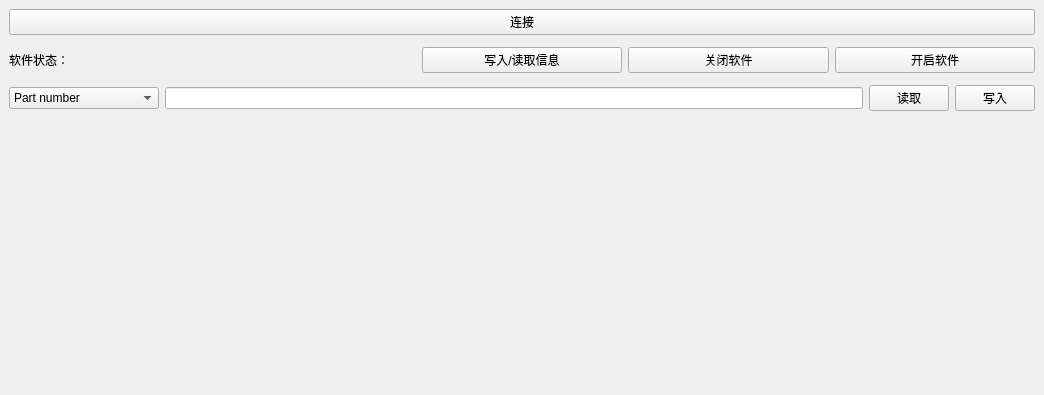
<?xml version="1.0" encoding="UTF-8"?>
<ui version="4.0">
 <class>JNDIConnectorWidget</class>
 <widget class="qMRMLWidget" name="JNDIConnectorWidget">
  <property name="geometry">
   <rect>
    <x>0</x>
    <y>0</y>
    <width>1044</width>
    <height>395</height>
   </rect>
  </property>
  <property name="styleSheet">
   <string notr="true"/>
  </property>
  <layout class="QVBoxLayout" name="verticalLayout_2">
   <property name="leftMargin">
    <number>0</number>
   </property>
   <property name="topMargin">
    <number>0</number>
   </property>
   <property name="rightMargin">
    <number>0</number>
   </property>
   <property name="bottomMargin">
    <number>0</number>
   </property>
   <item>
    <widget class="QWidget" name="widget_2" native="true">
     <layout class="QVBoxLayout" name="verticalLayout" stretch="0,1">
      <property name="spacing">
       <number>12</number>
      </property>
      <property name="leftMargin">
       <number>0</number>
      </property>
      <property name="topMargin">
       <number>0</number>
      </property>
      <property name="rightMargin">
       <number>0</number>
      </property>
      <property name="bottomMargin">
       <number>0</number>
      </property>
      <item>
       <widget class="QWidget" name="widget_6" native="true">
        <layout class="QVBoxLayout" name="verticalLayout_6">
         <item>
          <widget class="QWidget" name="widget_3" native="true">
           <layout class="QVBoxLayout" name="verticalLayout_5" stretch="0,0,0,0">
            <property name="spacing">
             <number>12</number>
            </property>
            <property name="leftMargin">
             <number>0</number>
            </property>
            <property name="topMargin">
             <number>0</number>
            </property>
            <property name="rightMargin">
             <number>0</number>
            </property>
            <property name="bottomMargin">
             <number>0</number>
            </property>
            <item>
             <widget class="QPushButton" name="btn_connect">
              <property name="text">
               <string>连接</string>
              </property>
             </widget>
            </item>
            <item>
             <widget class="QWidget" name="widget_7" native="true">
              <layout class="QGridLayout" name="gridLayout_4">
               <property name="leftMargin">
                <number>0</number>
               </property>
               <property name="topMargin">
                <number>0</number>
               </property>
               <property name="rightMargin">
                <number>0</number>
               </property>
               <property name="bottomMargin">
                <number>0</number>
               </property>
               <item row="0" column="0">
                <widget class="QLabel" name="label_3">
                 <property name="text">
                  <string>软件状态：</string>
                 </property>
                 <property name="alignment">
                  <set>Qt::AlignLeading|Qt::AlignLeft|Qt::AlignVCenter</set>
                 </property>
                </widget>
               </item>
               <item row="0" column="4">
                <widget class="QPushButton" name="btn_software_status">
                 <property name="text">
                  <string>开启软件</string>
                 </property>
                </widget>
               </item>
               <item row="0" column="2">
                <widget class="QPushButton" name="btn_write_switch">
                 <property name="text">
                  <string>写入/读取信息</string>
                 </property>
                </widget>
               </item>
               <item row="0" column="1">
                <widget class="QLabel" name="label_5">
                 <property name="text">
                  <string/>
                 </property>
                </widget>
               </item>
               <item row="0" column="3">
                <widget class="QPushButton" name="btn_close_software">
                 <property name="text">
                  <string>关闭软件</string>
                 </property>
                </widget>
               </item>
              </layout>
             </widget>
            </item>
            <item>
             <widget class="QWidget" name="widget_9" native="true">
              <layout class="QHBoxLayout" name="horizontalLayout_3">
               <property name="leftMargin">
                <number>0</number>
               </property>
               <property name="topMargin">
                <number>0</number>
               </property>
               <property name="rightMargin">
                <number>0</number>
               </property>
               <property name="bottomMargin">
                <number>0</number>
               </property>
               <item>
                <widget class="QWidget" name="widget_10" native="true">
                 <layout class="QHBoxLayout" name="horizontalLayout_4">
                  <property name="leftMargin">
                   <number>0</number>
                  </property>
                  <property name="topMargin">
                   <number>0</number>
                  </property>
                  <property name="rightMargin">
                   <number>0</number>
                  </property>
                  <property name="bottomMargin">
                   <number>0</number>
                  </property>
                  <item>
                   <widget class="QComboBox" name="comboBox">
                    <item>
                     <property name="text">
                      <string>Part number</string>
                     </property>
                    </item>
                    <item>
                     <property name="text">
                      <string>硬件版本</string>
                     </property>
                    </item>
                    <item>
                     <property name="text">
                      <string>Serial number</string>
                     </property>
                    </item>
                    <item>
                     <property name="text">
                      <string>Manufacturer name</string>
                     </property>
                    </item>
                    <item>
                     <property name="text">
                      <string>Firmware part number</string>
                     </property>
                    </item>
                    <item>
                     <property name="text">
                      <string>软件版本</string>
                     </property>
                    </item>
                   </widget>
                  </item>
                  <item>
                   <widget class="QLineEdit" name="le_software_info"/>
                  </item>
                  <item>
                   <widget class="QPushButton" name="btn_read">
                    <property name="text">
                     <string>读取</string>
                    </property>
                   </widget>
                  </item>
                  <item>
                   <widget class="QPushButton" name="btn_write">
                    <property name="text">
                     <string>写入</string>
                    </property>
                   </widget>
                  </item>
                 </layout>
                </widget>
               </item>
              </layout>
             </widget>
            </item>
            <item>
             <widget class="QLabel" name="textEdit">
              <property name="font">
               <font>
                <pointsize>5</pointsize>
               </font>
              </property>
              <property name="text">
               <string/>
              </property>
              <property name="wordWrap">
               <bool>true</bool>
              </property>
             </widget>
            </item>
           </layout>
          </widget>
         </item>
        </layout>
       </widget>
      </item>
      <item>
       <widget class="QWidget" name="operator_panel" native="true"/>
      </item>
     </layout>
    </widget>
   </item>
  </layout>
 </widget>
 <customwidgets>
  <customwidget>
   <class>qMRMLWidget</class>
   <extends>QWidget</extends>
   <header>qMRMLWidget.h</header>
   <container>1</container>
  </customwidget>
 </customwidgets>
 <resources/>
 <connections/>
</ui>
